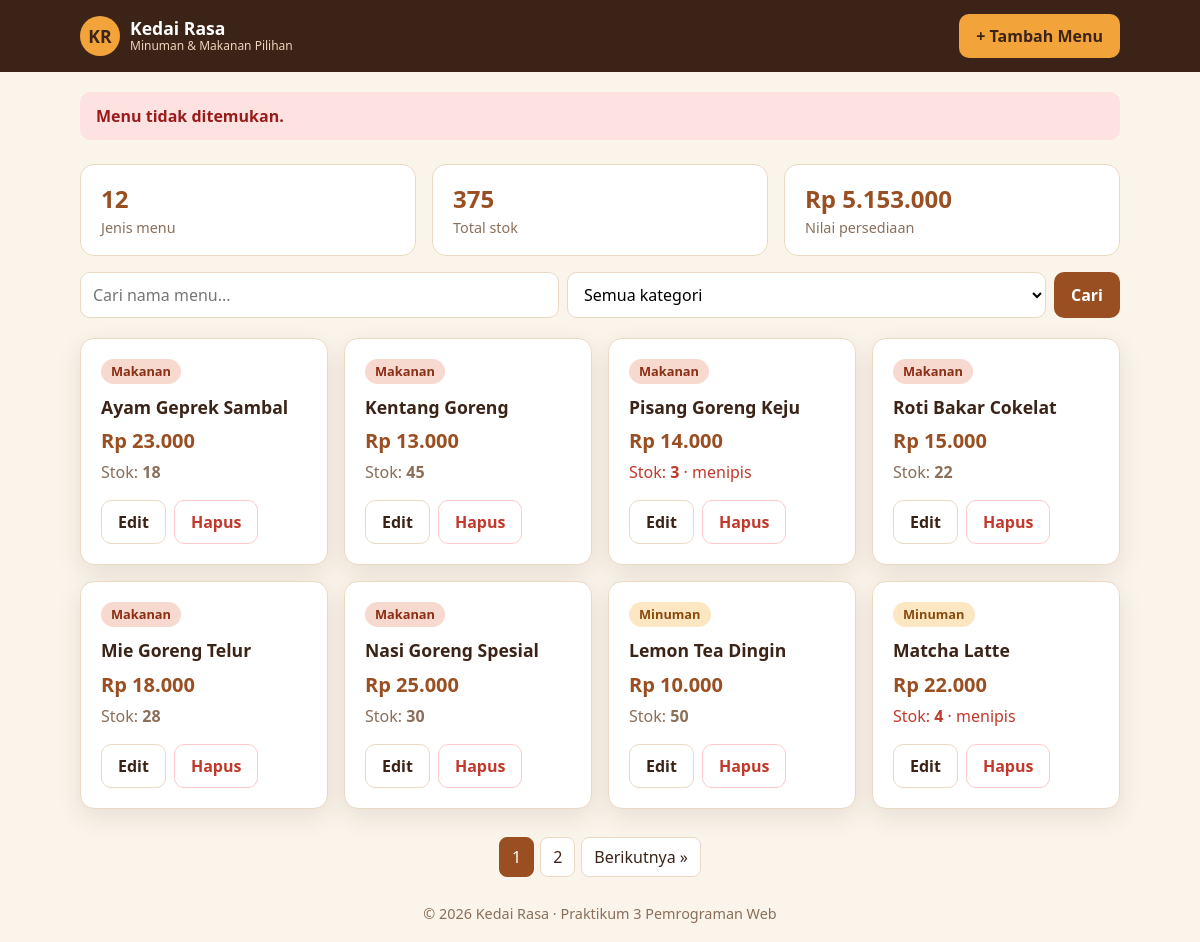
Screenshot of /index.php?status=notfound with the database file from the repository.
### tables this page shows
CREATE TABLE products (
  id         INT AUTO_INCREMENT PRIMARY KEY,
  name       VARCHAR(100)  NOT NULL UNIQUE,
  category   VARCHAR(50)   NOT NULL DEFAULT 'Minuman',
  price      DECIMAL(12,2) NOT NULL,
  stock      INT           NOT NULL DEFAULT 0,
  created_at TIMESTAMP     DEFAULT CURRENT_TIMESTAMP
);

### config/helpers.php (called while the page is built, shortened)
<?php
function e($value): string
{
    return htmlspecialchars((string) $value, ENT_QUOTES, 'UTF-8');
}
function rupiah($number): string
{
    return 'Rp ' . number_format((float) $number, 0, ',', '.');
}
function index_url(array $params): string
{
    $params = array_filter($params, fn($v) => $v !== '' && $v !== null);
    return 'index.php' . ($params ? '?' . http_build_query($params) : '');
}

### public/index.php (the view, shortened to what this page needs)
<?php
require __DIR__ . '/../config/helpers.php';
$q        = trim((string) ($_GET['q'] ?? ''));
$category = trim((string) ($_GET['category'] ?? ''));
$page     = filter_input(INPUT_GET, 'page', FILTER_VALIDATE_INT) ?: 1;
$page     = max(1, $page);
$perPage  = 8;
$where  = [];
$params = [];
$whereSql = $where ? 'WHERE ' . implode(' AND ', $where) : '';
$stmt = $pdo->prepare("SELECT COUNT(*) FROM products $whereSql");
$stmt->execute($params);
$total      = (int) $stmt->fetchColumn();
$totalPages = max(1, (int) ceil($total / $perPage));
$page       = min($page, $totalPages);
$offset     = ($page - 1) * $perPage;
$stmt = $pdo->prepare(
    "SELECT id, name, category, price, stock
       FROM products $whereSql
   ORDER BY id DESC
      LIMIT :limit OFFSET :offset"
);
$stmt->bindValue(':limit', $perPage, PDO::PARAM_INT);
$stmt->bindValue(':offset', $offset, PDO::PARAM_INT);
$stmt->execute();
$products = $stmt->fetchAll();
$summary = $pdo->query(
    'SELECT COUNT(*) AS items, COALESCE(SUM(stock),0) AS units,
            COALESCE(SUM(price*stock),0) AS worth FROM products'
)->fetch();
$messages = [
    'created'  => ['ok',  'Menu berhasil disimpan.'],
    'updated'  => ['ok',  'Menu berhasil diperbarui.'],
    'deleted'  => ['ok',  'Menu berhasil dihapus.'],
    'notfound' => ['bad', 'Menu tidak ditemukan.'],
    'invalid'  => ['bad', 'Permintaan tidak valid.'],
];
$flash = $messages[$_GET['status'] ?? ''] ?? null;
require __DIR__ . '/../includes/header.php';
?>
<?php if ($flash): ?>
  <div class="alert alert--<?= $flash[0] ?>"><?= e($flash[1]) ?></div>
<?php endif; ?>
<section class="stats">
  <div class="stat"><span class="stat__num"><?= (int) $summary['items'] ?></span><span class="stat__label">Jenis menu</span></div>
  <div class="stat"><span class="stat__num"><?= number_format((int) $summary['units'], 0, ',', '.') ?></span><span class="stat__label">Total stok</span></div>
  <div class="stat"><span class="stat__num"><?= e(rupiah($summary['worth'])) ?></span><span class="stat__label">Nilai persediaan</span></div>
</section>
<form class="toolbar" method="GET" action="index.php">
  <input type="search" name="q" placeholder="Cari nama menu..." value="<?= e($q) ?>">
  <select name="category">
    <option value="">Semua kategori</option>
  </select>
  <button class="btn btn--primary">Cari</button>
</form>
<?php if (!$products): ?>
  <div class="card empty">
    <h2>Belum ada menu</h2>
    <p>Tidak ada data yang cocok. Coba kata kunci lain atau tambahkan menu baru.</p>
  </div>
<?php else: ?>
  <section class="products">
    <?php foreach ($products as $p): ?>
      <article class="card product">
        <span class="badge badge--<?= e(strtolower($p["category"])) ?>"><?= e($p["category"]) ?></span>
        <h3><?= e($p['name']) ?></h3>
        <p class="price"><?= e(rupiah($p['price'])) ?></p>
        <p class="stock <?= (int) $p['stock'] < 5 ? 'stock--low' : '' ?>">
          Stok: <strong><?= (int) $p['stock'] ?></strong>
          <?= (int) $p['stock'] < 5 ? ' &middot; menipis' : '' ?>
        </p>
        <div class="actions">
          <a class="btn btn--ghost" href="edit.php?id=<?= (int) $p['id'] ?>">Edit</a>
          <form method="POST" action="delete.php" onsubmit="return confirm('Yakin hapus menu ini?');">
            <button class="btn btn--danger">Hapus</button>
          </form>
        </div>
      </article>
    <?php endforeach; ?>
  </section>
  <?php if ($totalPages > 1): ?>
    <nav class="pagination" aria-label="Halaman">
      <?php for ($i = 1; $i <= $totalPages; $i++): ?>
        <a class="<?= $i === $page ? 'is-current' : '' ?>"
           href="<?= e(index_url(['q' => $q, 'category' => $category, 'page' => $i])) ?>"><?= $i ?></a>
      <?php endfor; ?>
      <?php if ($page < $totalPages): ?>
        <a href="<?= e(index_url(['q' => $q, 'category' => $category, 'page' => $page + 1])) ?>">Berikutnya &raquo;</a>
      <?php endif; ?>
    </nav>
  <?php endif; ?>
<?php endif; ?>
<?php require __DIR__ . '/../includes/footer.php'; ?>

### public/assets/style.css (style rules this page uses)
*, *::before, *::after { box-sizing: border-box; }
:root { --ink: #3b2417; --primary: #9a4f22; --primary-dark: #7a3d19; --accent: #f2a33a; --danger: #c0392b; --bg: #fbf4ea; --line: #ead9c3; --muted: #8a6f5a; }
body { margin: 0; font-family: "Segoe UI", Arial, sans-serif; color: var(--ink); background: var(--bg); line-height: 1.5; min-height: 100vh; display: flex; flex-direction: column; }
.card { margin: 0; padding: 20px; border: 1px solid var(--line); border-radius: 14px; background: #fff; box-shadow: 0 8px 24px rgba(59, 36, 23, .10); }
.btn { display: inline-block; padding: 9px 16px; border: 1px solid transparent; border-radius: 10px; font: inherit; font-weight: 600; cursor: pointer; text-decoration: none; transition: transform .1s, background .15s; }
.btn--primary { background: var(--primary); color: #fff; }
.btn--ghost { background: #fff; color: var(--ink); border-color: var(--line); }
.btn--danger { background: #fff; color: var(--danger); border-color: #fecaca; }
.alert { margin: 20px 0 0; padding: 12px 16px; border-radius: 10px; font-weight: 600; }
.alert--bad { background: #fee2e2; color: #991b1b; }
.stats { display: flex; flex-wrap: wrap; gap: 16px; margin: 24px 0 16px; }
.stat { flex: 1 1 200px; display: flex; flex-direction: column; padding: 16px 20px; background: #fff; border: 1px solid var(--line); border-radius: 14px; }
.stat__num { font-size: 1.5rem; font-weight: 800; color: var(--primary); }
.stat__label { color: var(--muted); font-size: .9rem; }
.toolbar { display: flex; flex-wrap: wrap; gap: 8px; margin: 0 0 20px; }
.toolbar input, .toolbar select { flex: 1 1 200px; }
input, select { width: 100%; padding: 10px 12px; border: 1px solid var(--line); border-radius: 10px; font: inherit; background: #fff; }
.products { display: flex; flex-wrap: wrap; gap: 16px; align-items: stretch; }
.product { flex: 1 1 220px; max-width: 340px; display: flex; flex-direction: column; }
.product h3 { margin: 10px 0 6px; font-size: 1.1rem; word-break: break-word; }
.price { margin: 0; font-size: 1.25rem; font-weight: 800; color: var(--primary); }
.stock { margin: 4px 0 16px; color: var(--muted); }
.stock--low { color: var(--danger); }
.badge { align-self: flex-start; padding: 3px 10px; border-radius: 999px; background: #fef3c7; color: #92400e; font-size: .8rem; font-weight: 700; }
.badge--minuman { background: #fde7c3; color: #8a4b0f; }
.badge--makanan { background: #f8d9cf; color: #8a2f14; }
.actions { display: flex; gap: 8px; margin-top: auto; }
.actions form { margin: 0; }
.pagination { display: flex; flex-wrap: wrap; justify-content: center; gap: 6px; margin: 28px 0 8px; }
.pagination a { padding: 7px 12px; border: 1px solid var(--line); border-radius: 8px; background: #fff; color: var(--ink); text-decoration: none; }
.pagination a.is-current { background: var(--primary); color: #fff; border-color: var(--primary); }

### rows the page displays
products: category "Makanan", name "Ayam Geprek Sambal", price "Rp 23.000", stock "18"
products: category "Makanan", name "Kentang Goreng", price "Rp 13.000", stock "45"
products: category "Makanan", name "Pisang Goreng Keju", price "Rp 14.000", stock "3", shows "· menipis"
products: category "Makanan", name "Roti Bakar Cokelat", price "Rp 15.000", stock "22"
products: category "Makanan", name "Mie Goreng Telur", price "Rp 18.000", stock "28"
products: category "Makanan", name "Nasi Goreng Spesial", price "Rp 25.000", stock "30"
products: category "Minuman", name "Lemon Tea Dingin", price "Rp 10.000", stock "50"
products: category "Minuman", name "Matcha Latte", price "Rp 22.000", stock "4", shows "· menipis"

### other values shown
APP_INITIAL "KR"
APP_NAME "Kedai Rasa"
APP_TAGLINE "Minuman & Makanan Pilihan"
$flash[1] "Menu tidak ditemukan."
$summary['items'] "12"
$summary['units'] "375"
rupiah($summary['worth']) "Rp 5.153.000"
